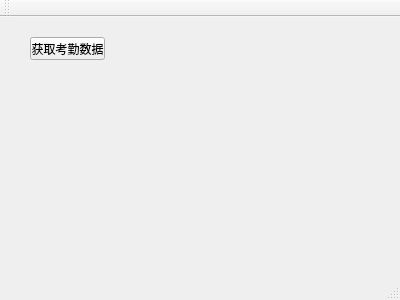
<?xml version="1.0" encoding="UTF-8"?>
<ui version="4.0">
 <class>MainWindow</class>
 <widget class="QMainWindow" name="MainWindow">
  <property name="geometry">
   <rect>
    <x>0</x>
    <y>0</y>
    <width>400</width>
    <height>300</height>
   </rect>
  </property>
  <property name="windowTitle">
   <string>MainWindow</string>
  </property>
  <widget class="QWidget" name="centralWidget">
   <widget class="QPushButton" name="pbnGetAttendance">
    <property name="geometry">
     <rect>
      <x>30</x>
      <y>20</y>
      <width>75</width>
      <height>23</height>
     </rect>
    </property>
    <property name="text">
     <string>获取考勤数据</string>
    </property>
   </widget>
  </widget>
  <widget class="QMenuBar" name="menuBar">
   <property name="geometry">
    <rect>
     <x>0</x>
     <y>0</y>
     <width>400</width>
     <height>23</height>
    </rect>
   </property>
  </widget>
  <widget class="QToolBar" name="mainToolBar">
   <attribute name="toolBarArea">
    <enum>TopToolBarArea</enum>
   </attribute>
   <attribute name="toolBarBreak">
    <bool>false</bool>
   </attribute>
  </widget>
  <widget class="QStatusBar" name="statusBar"/>
 </widget>
 <layoutdefault spacing="6" margin="11"/>
 <resources/>
 <connections/>
</ui>
